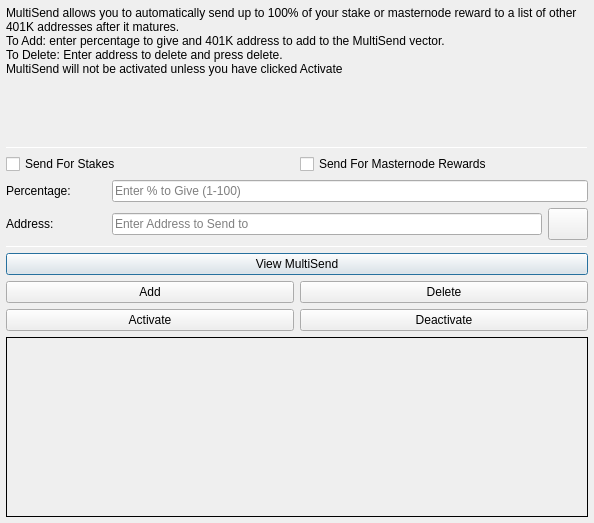
<?xml version="1.0" encoding="UTF-8"?>
<ui version="4.0">
 <class>MultiSendDialog</class>
 <widget class="QDialog" name="MultiSendDialog">
  <property name="windowModality">
   <enum>Qt::NonModal</enum>
  </property>
  <property name="geometry">
   <rect>
    <x>0</x>
    <y>0</y>
    <width>594</width>
    <height>523</height>
   </rect>
  </property>
  <property name="windowTitle">
   <string>MultiSend</string>
  </property>
  <layout class="QVBoxLayout" name="verticalLayout" stretch="0">
   <property name="leftMargin">
    <number>6</number>
   </property>
   <property name="topMargin">
    <number>6</number>
   </property>
   <property name="rightMargin">
    <number>6</number>
   </property>
   <property name="bottomMargin">
    <number>6</number>
   </property>
   <item>
    <layout class="QVBoxLayout" name="verticalLayout_Main" stretch="1,1,1,1,1,1">
     <item>
      <widget class="QLabel" name="label_2">
       <property name="lineWidth">
        <number>1</number>
       </property>
       <property name="text">
        <string>MultiSend allows you to automatically send up to 100% of your stake or masternode reward to a list of other 401K addresses after it matures.
To Add: enter percentage to give and 401K address to add to the MultiSend vector.
To Delete: Enter address to delete and press delete.
MultiSend will not be activated unless you have clicked Activate</string>
       </property>
       <property name="alignment">
        <set>Qt::AlignLeading|Qt::AlignLeft|Qt::AlignTop</set>
       </property>
       <property name="wordWrap">
        <bool>true</bool>
       </property>
      </widget>
     </item>
     <item>
      <widget class="Line" name="line">
       <property name="minimumSize">
        <size>
         <width>0</width>
         <height>1</height>
        </size>
       </property>
       <property name="maximumSize">
        <size>
         <width>16777215</width>
         <height>1</height>
        </size>
       </property>
       <property name="orientation">
        <enum>Qt::Horizontal</enum>
       </property>
      </widget>
     </item>
     <item>
      <layout class="QVBoxLayout" name="verticalLayout_Settings">
       <item>
        <layout class="QHBoxLayout" name="horizontalLayout">
         <item>
          <widget class="QCheckBox" name="multiSendStakeCheckBox">
           <property name="text">
            <string>Send For Stakes</string>
           </property>
          </widget>
         </item>
         <item>
          <widget class="QCheckBox" name="multiSendMasternodeCheckBox">
           <property name="text">
            <string>Send For Masternode Rewards</string>
           </property>
          </widget>
         </item>
        </layout>
       </item>
       <item>
        <layout class="QHBoxLayout" name="horizontalLayout_6">
         <item>
          <widget class="QLabel" name="label">
           <property name="minimumSize">
            <size>
             <width>100</width>
             <height>0</height>
            </size>
           </property>
           <property name="toolTip">
            <string>Percentage of stake to send</string>
           </property>
           <property name="text">
            <string>Percentage:</string>
           </property>
          </widget>
         </item>
         <item>
          <widget class="QLineEdit" name="multiSendPercentEdit">
           <property name="toolTip">
            <string>Enter whole numbers 1 - 100</string>
           </property>
           <property name="placeholderText">
            <string>Enter % to Give (1-100)</string>
           </property>
          </widget>
         </item>
        </layout>
       </item>
       <item>
        <layout class="QHBoxLayout" name="horizontalLayout_7">
         <item>
          <widget class="QLabel" name="label_5">
           <property name="minimumSize">
            <size>
             <width>100</width>
             <height>0</height>
            </size>
           </property>
           <property name="toolTip">
            <string>Address to send portion of stake to</string>
           </property>
           <property name="text">
            <string>Address:</string>
           </property>
          </widget>
         </item>
         <item>
          <widget class="QLineEdit" name="multiSendAddressEdit">
           <property name="toolTip">
            <string/>
           </property>
           <property name="placeholderText">
            <string>Enter Address to Send to</string>
           </property>
          </widget>
         </item>
         <item>
          <widget class="QPushButton" name="addressBookButton">
           <property name="maximumSize">
            <size>
             <width>16777215</width>
             <height>32</height>
            </size>
           </property>
           <property name="toolTip">
            <string>Choose an address from the address book</string>
           </property>
           <property name="text">
            <string/>
           </property>
           <property name="icon">
            <iconset resource="../401kcoin.qrc">
             <normaloff>:/icons/address-book</normaloff>:/icons/address-book</iconset>
           </property>
           <property name="shortcut">
            <string>Alt+A</string>
           </property>
           <property name="autoDefault">
            <bool>false</bool>
           </property>
          </widget>
         </item>
        </layout>
       </item>
      </layout>
     </item>
     <item>
      <widget class="Line" name="line_2">
       <property name="minimumSize">
        <size>
         <width>0</width>
         <height>1</height>
        </size>
       </property>
       <property name="maximumSize">
        <size>
         <width>16777215</width>
         <height>1</height>
        </size>
       </property>
       <property name="orientation">
        <enum>Qt::Horizontal</enum>
       </property>
      </widget>
     </item>
     <item>
      <layout class="QVBoxLayout" name="verticalLayout_Buttons">
       <item>
        <layout class="QHBoxLayout" name="horizontalLayout_4">
         <item>
          <widget class="QPushButton" name="viewButton">
           <property name="toolTip">
            <string/>
           </property>
           <property name="statusTip">
            <string>View MultiSend Vector</string>
           </property>
           <property name="text">
            <string>View MultiSend</string>
           </property>
          </widget>
         </item>
        </layout>
       </item>
       <item>
        <layout class="QHBoxLayout" name="horizontalLayout_2">
         <item>
          <widget class="QPushButton" name="addButton">
           <property name="toolTip">
            <string/>
           </property>
           <property name="statusTip">
            <string>Add to MultiSend Vector</string>
           </property>
           <property name="text">
            <string>Add</string>
           </property>
          </widget>
         </item>
         <item>
          <widget class="QPushButton" name="deleteButton">
           <property name="toolTip">
            <string/>
           </property>
           <property name="statusTip">
            <string>Delete Address From MultiSend Vector</string>
           </property>
           <property name="text">
            <string>Delete</string>
           </property>
          </widget>
         </item>
        </layout>
       </item>
       <item>
        <layout class="QHBoxLayout" name="horizontalLayout_5">
         <item>
          <widget class="QPushButton" name="activateButton">
           <property name="statusTip">
            <string>Activate MultiSend</string>
           </property>
           <property name="text">
            <string>Activate</string>
           </property>
          </widget>
         </item>
         <item>
          <widget class="QPushButton" name="disableButton">
           <property name="statusTip">
            <string>Deactivate MultiSend</string>
           </property>
           <property name="text">
            <string>Deactivate</string>
           </property>
          </widget>
         </item>
        </layout>
       </item>
      </layout>
     </item>
     <item>
      <widget class="QLabel" name="message">
       <property name="minimumSize">
        <size>
         <width>0</width>
         <height>180</height>
        </size>
       </property>
       <property name="frameShape">
        <enum>QFrame::Panel</enum>
       </property>
       <property name="frameShadow">
        <enum>QFrame::Plain</enum>
       </property>
       <property name="lineWidth">
        <number>1</number>
       </property>
       <property name="midLineWidth">
        <number>1</number>
       </property>
       <property name="text">
        <string/>
       </property>
       <property name="alignment">
        <set>Qt::AlignLeading|Qt::AlignLeft|Qt::AlignTop</set>
       </property>
       <property name="wordWrap">
        <bool>true</bool>
       </property>
      </widget>
     </item>
    </layout>
   </item>
  </layout>
 </widget>
 <resources>
  <include location="../401kcoin.qrc"/>
 </resources>
 <connections/>
</ui>
